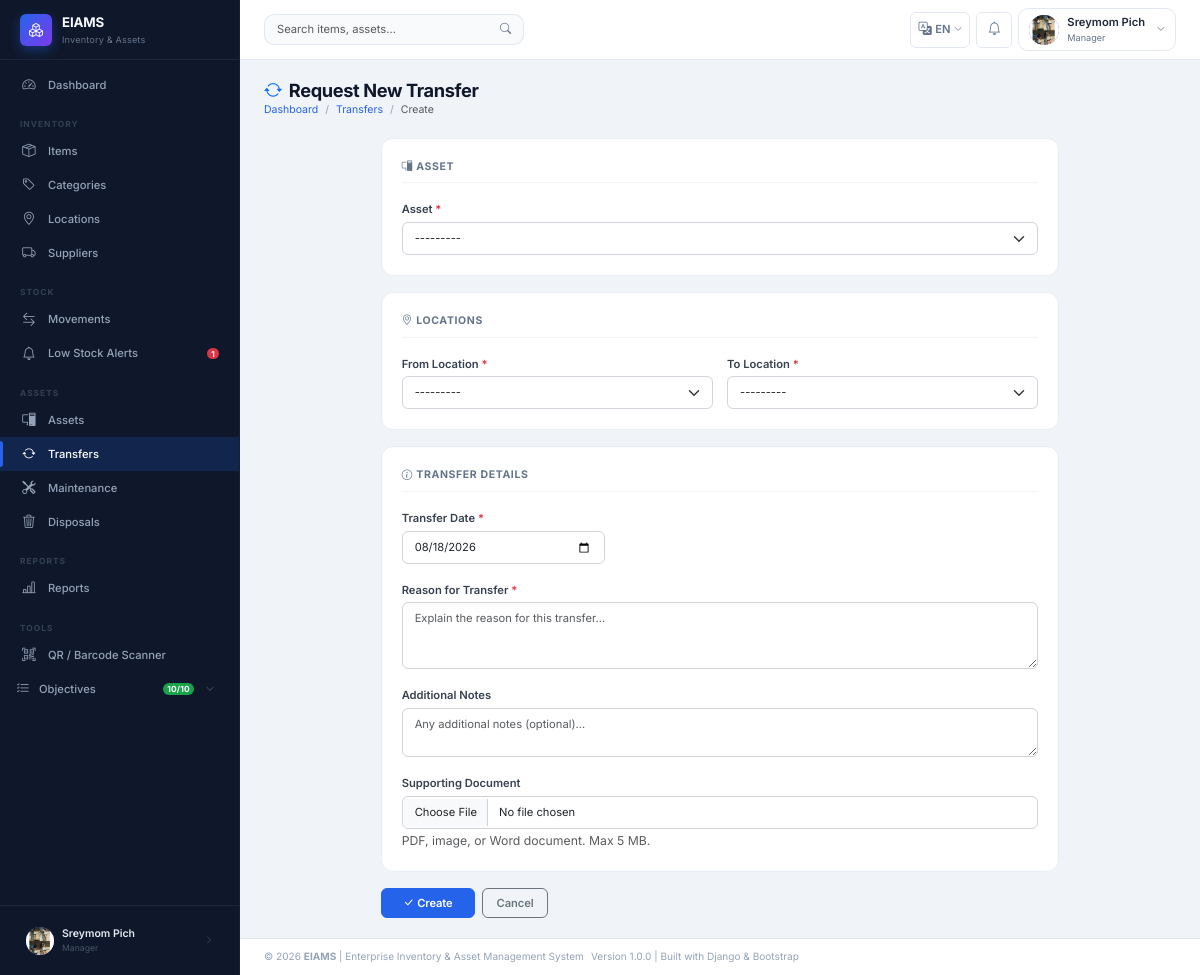
The page /assets/transfers/create/ (signed in) on the database its author committed.
### apps/accounts/models.py (models this page shows, shortened)
class User(AbstractUser):
    STATUS_ACTIVE   = 'Active'
    STATUS_INACTIVE = 'Inactive'
    STATUS_CHOICES  = [
        (STATUS_ACTIVE,   'Active'),
        (STATUS_INACTIVE, 'Inactive'),
    ]
    GENDER_MALE   = 'Male'
    GENDER_FEMALE = 'Female'
    GENDER_OTHER  = 'Other'
    GENDER_CHOICES = [
        (GENDER_MALE,   'Male'),
        (GENDER_FEMALE, 'Female'),
        (GENDER_OTHER,  'Other'),
    ]
    role        = models.ForeignKey(
        Role,
        on_delete=models.PROTECT,    # Prevent role deletion if users exist
        null=True,
        blank=True,
        related_name='users',
        verbose_name='Role',
        help_text='Assigned system role for access control'
    )
    full_name   = models.CharField(
        max_length=100,
        verbose_name='Full Name',
        help_text='User\'s full display name'
    )
    gender      = models.CharField(
        max_length=10,
        choices=GENDER_CHOICES,
        blank=True,
        null=True,
        verbose_name='Gender'
    )
    phone       = models.CharField(
        max_length=20,
        blank=True,
        null=True,
        verbose_name='Phone Number'
    )
    email       = models.EmailField(
        unique=True,
        verbose_name='Email Address'
    )
    department  = models.CharField(
        max_length=100,
        blank=True,
        null=True,
        verbose_name='Department',
        help_text='Organizational department the user belongs to'
    )
    status      = models.CharField(
        max_length=20,
        choices=STATUS_CHOICES,
        default=STATUS_ACTIVE,
        verbose_name='Account Status'
    )
    profile_pic = models.ImageField(
        upload_to='profiles/',
        blank=True,
        null=True,
        verbose_name='Profile Picture'
    )
    class Meta:
        verbose_name        = 'User'
        verbose_name_plural = 'Users'
        ordering            = ['full_name']
    def get_role_name(self):
        return self.role.role_name if self.role else 'No Role'
    def is_super_admin(self):
        return self.role and self.role.role_name == Role.SUPER_ADMIN
    def is_admin_or_above(self):
        return self.role and self.role.is_admin_or_above()

class Role(models.Model):
    SUPER_ADMIN = 'Super Admin'
    ADMIN       = 'Admin'
    MANAGER     = 'Manager'
    STAFF       = 'Staff'
    ROLE_CHOICES = [
        (SUPER_ADMIN, 'Super Admin'),
        (ADMIN,       'Admin'),
        (MANAGER,     'Manager'),
        (STAFF,       'Staff'),
    ]
    role_name   = models.CharField(
        max_length=50,
        unique=True,
        choices=ROLE_CHOICES,
        verbose_name='Role Name',
        help_text='System role: Super Admin / Admin / Manager / Staff'
    )
    description = models.TextField(
        blank=True,
        null=True,
        verbose_name='Description',
        help_text='Detailed description of this role and its permissions'
    )
    created_at  = models.DateTimeField(auto_now_add=True)
    updated_at  = models.DateTimeField(auto_now=True)
    class Meta:
        verbose_name        = 'Role'
        verbose_name_plural = 'Roles'
        ordering            = ['role_name']
    def is_admin_or_above(self):
        return self.role_name in [self.SUPER_ADMIN, self.ADMIN]

### apps/assets/views.py (the view, shortened to what this page needs)
# urls.py: path('transfers/create/',                   views.TransferCreateView.as_view(),  name='transfer_create'),
class TransferCreateView(LoginRequiredMixin, CreateView):
    model         = AssetTransfer
    form_class    = AssetTransferForm
    template_name = 'assets/transfers/form.html'
    success_url   = reverse_lazy('assets:transfer_list')
    def get_context_data(self, **kwargs):
        ctx = super().get_context_data(**kwargs)
        ctx['page_title'] = 'Request New Transfer'
        ctx['action']     = 'Create'
        return ctx

### apps/assets/models.py (called while the page is built)
    def __str__(self):
        return f"{self.asset_code} — {self.asset_name}"

### apps/inventory/models.py (called while the page is built)
    def __str__(self):
        return f"{self.location_name} ({self.location_type})"

### apps/notifications/context_processors.py (called while the page is built)
def notification_count(request):
    if not request.user.is_authenticated:
        return {}
    try:
        from .models import Notification
        unread_count = Notification.objects.filter(
            user=request.user, is_read=False
        ).count()
    except Exception:
        unread_count = 0
    try:
        from apps.stock.models import LowStockAlert
        open_alerts = LowStockAlert.objects.filter(status='New').count()
    except Exception:
        open_alerts = 0
    return {
        'unread_notification_count': unread_count,
        'open_alerts': open_alerts,
    }

### templates/assets/transfers/form.html (shortened to what this page needs)
{% extends "base.html" %}
{% load i18n %}
{% block content %}
<div class="page-header">
  <div>
    <h1><i class="bi bi-arrow-repeat me-2 text-primary"></i>{{ page_title }}</h1>
    <nav aria-label="breadcrumb"><ol class="breadcrumb mb-0">
      <li class="breadcrumb-item"><a href="{% url 'dashboard:home' %}">Dashboard</a></li>
      <li class="breadcrumb-item"><a href="{% url 'assets:transfer_list' %}">Transfers</a></li>
      <li class="breadcrumb-item active">{{ action }}</li>
    </ol></nav>
  </div>
</div>
<div class="row justify-content-center">
  <div class="col-lg-9">
    <form method="post" enctype="multipart/form-data" id="transferForm" novalidate>
      <div class="form-section">
        <div class="form-section-title"><i class="bi bi-pc-display me-1"></i>Asset</div>
        <div class="row g-3">
          <div class="col-12">
            <label class="form-label fw-semibold">Asset <span class="text-danger">*</span></label>
            {{ form.asset }}
          </div>
        </div>
      </div>
      <div class="form-section">
        <div class="form-section-title"><i class="bi bi-geo-alt me-1"></i>Locations</div>
        <div class="row g-3">
          <div class="col-md-6">
            <label class="form-label fw-semibold">From Location <span class="text-danger">*</span></label>
            {{ form.from_location }}
          </div>
          <div class="col-md-6">
            <label class="form-label fw-semibold">To Location <span class="text-danger">*</span></label>
            {{ form.to_location }}
          </div>
        </div>
      </div>
      <div class="form-section">
        <div class="form-section-title"><i class="bi bi-info-circle me-1"></i>Transfer Details</div>
        <div class="row g-3">
          <div class="col-md-4">
            <label class="form-label fw-semibold">Transfer Date <span class="text-danger">*</span></label>
            {{ form.transfer_date }}
          </div>
          <div class="col-12">
            <label class="form-label fw-semibold">Reason for Transfer <span class="text-danger">*</span></label>
            {{ form.reason }}
          </div>
          <div class="col-12">
            <label class="form-label fw-semibold">Additional Notes</label>
            {{ form.notes }}
          </div>
          <div class="col-12">
            <label class="form-label fw-semibold">Supporting Document</label>
            {{ form.attachment }}
            <div class="form-text">PDF, image, or Word document. Max 5 MB.</div>
          </div>
        </div>
      </div>
      <div class="d-flex gap-2 mt-2">
        <button type="submit" class="btn btn-primary px-4" id="submitBtn">
          <i class="bi bi-check-lg me-1"></i>{{ action }}
        </button>
        <a href="{% url 'assets:transfer_list' %}" class="btn btn-outline-secondary">Cancel</a>
      </div>
    </form>
  </div>
</div>
{% endblock %}

### templates/includes/sidebar.html (shortened to what this page needs)
{% load static i18n %}
<aside class="sidebar" id="sidebar" role="navigation" aria-label="Main navigation">
  <div class="sidebar-brand">
    <div class="brand-icon" aria-hidden="true"><i class="bi bi-boxes"></i></div>
    <div>
      <div class="brand-text">EIAMS</div>
      <div class="brand-sub">Inventory &amp; Assets</div>
    </div>
  </div>
  <nav class="sidebar-nav" aria-label="Sidebar menu">
    <ul class="nav flex-column">
      <li class="nav-item">
        <a href="{% url 'dashboard:home' %}"
           class="nav-link {% if request.resolver_match.app_name == 'dashboard' %}active{% endif %}"
           aria-current="{% if request.resolver_match.app_name == 'dashboard' %}page{% else %}false{% endif %}">
          <i class="bi bi-speedometer2" aria-hidden="true"></i>
          <span>{% trans "Dashboard" %}</span>
        </a>
      </li>
    </ul>
    <div class="nav-section-label" aria-hidden="true">{% trans "Inventory" %}</div>
    <ul class="nav flex-column">
      <li><a href="{% url 'inventory:item_list' %}" class="nav-link {% if 'items' in request.path %}active{% endif %}">
        <i class="bi bi-box-seam" aria-hidden="true"></i><span>{% trans "Items" %}</span>
      </a></li>
      <li><a href="{% url 'inventory:category_list' %}" class="nav-link {% if 'categories' in request.path %}active{% endif %}">
        <i class="bi bi-tag" aria-hidden="true"></i><span>{% trans "Categories" %}</span>
      </a></li>
      <li><a href="{% url 'inventory:location_list' %}" class="nav-link {% if 'locations' in request.path %}active{% endif %}">
        <i class="bi bi-geo-alt" aria-hidden="true"></i><span>{% trans "Locations" %}</span>
      </a></li>
      <li><a href="{% url 'inventory:supplier_list' %}" class="nav-link {% if 'suppliers' in request.path %}active{% endif %}">
        <i class="bi bi-truck" aria-hidden="true"></i><span>{% trans "Suppliers" %}</span>
      </a></li>
    </ul>
    <div class="nav-section-label" aria-hidden="true">{% trans "Stock" %}</div>
    <ul class="nav flex-column">
      <li><a href="{% url 'stock:movement_list' %}" class="nav-link {% if 'stock' in request.path and 'alerts' not in request.path %}active{% endif %}">
        <i class="bi bi-arrow-left-right" aria-hidden="true"></i><span>{% trans "Movements" %}</span>
      </a></li>
      <li><a href="{% url 'stock:alert_list' %}" class="nav-link {% if 'alerts' in request.path %}active{% endif %}">
        <i class="bi bi-bell" aria-hidden="true"></i>
        <span>{% trans "Low Stock Alerts" %}</span>
        {% if open_alerts %}<span class="badge bg-danger" aria-label="{{ open_alerts }} alerts">{{ open_alerts }}</span>{% endif %}
      </a></li>
    </ul>
    <div class="nav-section-label" aria-hidden="true">{% trans "Assets" %}</div>
    <ul class="nav flex-column">
      <li><a href="{% url 'assets:asset_list' %}" class="nav-link {% if 'assets' in request.path and 'transfer' not in request.path and 'maintenance' not in request.path and 'disposal' not in request.path %}active{% endif %}">
        <i class="bi bi-pc-display" aria-hidden="true"></i><span>{% trans "Assets" %}</span>
      </a></li>
      <li><a href="{% url 'assets:transfer_list' %}" class="nav-link {% if 'transfers' in request.path %}active{% endif %}">
        <i class="bi bi-arrow-repeat" aria-hidden="true"></i><span>{% trans "Transfers" %}</span>
      </a></li>
      <li><a href="{% url 'assets:maintenance_list' %}" class="nav-link {% if 'maintenance' in request.path %}active{% endif %}">
        <i class="bi bi-tools" aria-hidden="true"></i><span>{% trans "Maintenance" %}</span>
      </a></li>
      <li><a href="{% url 'assets:disposal_list' %}" class="nav-link {% if 'disposals' in request.path %}active{% endif %}">
        <i class="bi bi-trash3" aria-hidden="true"></i><span>{% trans "Disposals" %}</span>
      </a></li>
    </ul>
    <div class="nav-section-label" aria-hidden="true">{% trans "Reports" %}</div>
    <ul class="nav flex-column">
      <li><a href="{% url 'reports:index' %}" class="nav-link {% if 'reports' in request.path %}active{% endif %}">
        <i class="bi bi-bar-chart-line" aria-hidden="true"></i><span>{% trans "Reports" %}</span>
      </a></li>
    </ul>
    <div class="nav-section-label" aria-hidden="true">{% trans "Tools" %}</div>
    <ul class="nav flex-column">
      <li><a href="{% url 'inventory:barcode_scanner' %}" class="nav-link {% if 'scanner' in request.path %}active{% endif %}">
        <i class="bi bi-qr-code-scan" aria-hidden="true"></i><span>{% trans "QR / Barcode Scanner" %}</span>
      </a></li>
      <li class="nav-item">
        <button class="nav-link w-100 text-start border-0 bg-transparent d-flex align-items-center gap-2"
                type="button"
                data-bs-toggle="collapse"
                data-bs-target="#objectivesCollapse"
                aria-expanded="false"
                aria-controls="objectivesCollapse"
                style="padding-left:1rem;">
          <i class="bi bi-list-check" aria-hidden="true"></i>
          <span style="flex:1;">{% trans "Objectives" %}</span>
          <span class="badge rounded-pill" style="background:#16a34a;font-size:.6rem;">10/10</span>
          <i class="bi bi-chevron-down obj-chevron" style="font-size:.6rem;opacity:.6;transition:transform .2s;"></i>
        </button>
      </li>
    </ul>
  </nav>
  <div class="sidebar-footer">
    <a href="{% url 'accounts:profile' %}" class="sidebar-user-pill" title="My Profile">
      <div class="user-avatar" style="width:28px;height:28px;font-size:.65rem;" aria-hidden="true">
        {% if user.profile_pic %}<img src="{{ user.profile_pic.url }}" alt="">
        {% else %}{{ user.full_name|first|upper }}{% endif %}
      </div>
      <div style="min-width:0;flex:1;">
        <div style="color:#e2e8f0;font-size:.75rem;font-weight:600;white-space:nowrap;overflow:hidden;text-overflow:ellipsis;">
          {{ user.full_name|truncatechars:18 }}
        </div>
        <div class="sidebar-user-role">{{ user.get_role_name|default:"No Role" }}</div>
      </div>
      <i class="bi bi-chevron-right" style="color:#475569;font-size:.6rem;" aria-hidden="true"></i>
    </a>
  </div>
</aside>

### templates/includes/navbar.html (shortened to what this page needs)
{% load static i18n %}
<header class="topbar" id="topbar" role="banner">
  <div class="topbar-search d-none d-md-flex" role="search">
    <form action="{% url 'inventory:item_list' %}" method="get" aria-label="{% trans 'Search' %}">
      <div class="input-group">
        <input type="search" name="q" class="form-control"
               placeholder="{% trans 'Search items, assets…' %}"
               value="{{ request.GET.q }}" aria-label="{% trans 'Search' %}">
        <button type="submit" class="btn btn-outline-secondary" aria-label="{% trans 'Submit search' %}">
          <i class="bi bi-search" aria-hidden="true"></i>
        </button>
      </div>
    </form>
  </div>
  <div class="topbar-actions" role="complementary">
    {% include "includes/language_switcher.html" %}
    <div class="dropdown">
      <button class="topbar-icon-btn" data-bs-toggle="dropdown"
              aria-label="{% trans 'Notifications' %}" aria-haspopup="true" aria-expanded="false">
        <i class="bi bi-bell" aria-hidden="true"></i>
      </button>
    </div>
    <div class="dropdown">
      <button class="user-dropdown-btn" data-bs-toggle="dropdown"
              aria-label="{% trans 'User menu' %}" aria-haspopup="true" aria-expanded="false">
        <div class="user-avatar" aria-hidden="true">
          {% if user.profile_pic %}
            <img src="{{ user.profile_pic.url }}" alt="{{ user.full_name }}">
          {% else %}
            {{ user.full_name|first|upper }}
          {% endif %}
        </div>
        <div class="d-none d-sm-block text-start">
          <div class="user-name">{{ user.full_name|truncatechars:16 }}</div>
          <div class="user-role">{{ user.get_role_name }}</div>
        </div>
        <i class="bi bi-chevron-down text-muted ms-1" style="font-size:.6rem;" aria-hidden="true"></i>
      </button>
    </div>
  </div>
</header>

### templates/assets/transfers/form.html (style rules this page uses)
.form-section { background:#fff; border:1px solid #e8eef5; border-radius:12px; padding:20px; margin-bottom:16px; }
.form-section-title { font-size:.75rem; font-weight:700; text-transform:uppercase; letter-spacing:.06em; color:#64748b; margin-bottom:14px; border-bottom:1px solid #f1f5f9; padding-bottom:8px; }

### rows shown on the page
User: profile_pic (picture), full_name "Sreymom Pich", get_role_name "Manager"

### other values the page prints
{{ open_alerts }} "1"
{{ page_title }} "Request New Transfer"
{{ action }} "Create"
